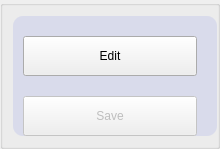
    <widget class="ISTAR::GUI::GroupBox" name="sideGroup">
     <property name="minimumSize">
      <size>
       <width>220</width>
       <height>0</height>
      </size>
     </property>
     <property name="maximumSize">
      <size>
       <width>220</width>
       <height>16777215</height>
      </size>
     </property>
     <layout class="QVBoxLayout" name="sideOuter">
      <property name="spacing">
       <number>0</number>
      </property>
      <property name="leftMargin">
       <number>10</number>
      </property>
      <property name="topMargin">
       <number>10</number>
      </property>
      <property name="rightMargin">
       <number>0</number>
      </property>
      <property name="bottomMargin">
       <number>10</number>
      </property>
      <item>
       <widget class="QWidget" name="contentWidget" native="true">
        <property name="styleSheet">
         <string>QWidget#contentWidget{background-color:#D9DBEB;border-radius:10px;}</string>
        </property>
        <layout class="QVBoxLayout" name="btnLayout">
         <property name="spacing">
          <number>20</number>
         </property>
         <property name="leftMargin">
          <number>10</number>
         </property>
         <property name="topMargin">
          <number>20</number>
         </property>
         <property name="rightMargin">
          <number>20</number>
         </property>
         <property name="bottomMargin">
          <number>0</number>
         </property>
         <item>
          <widget class="ISTAR::GUI::EffectButton" name="btnEdit">
           <property name="minimumSize">
            <size>
             <width>0</width>
             <height>40</height>
            </size>
           </property>
           <property name="text">
            <string>Edit</string>
           </property>
          </widget>
         </item>
         <item>
          <widget class="ISTAR::GUI::EffectButton" name="btnSave">
           <property name="enabled">
            <bool>false</bool>
           </property>
           <property name="minimumSize">
            <size>
             <width>0</width>
             <height>40</height>
            </size>
           </property>
           <property name="text">
            <string>Save</string>
           </property>
          </widget>
         </item>
         <item>
          <spacer name="verticalSpacer">
           <property name="orientation">
            <enum>Qt::Vertical</enum>
           </property>
           <property name="sizeHint" stdset="0">
            <size>
             <width>0</width>
             <height>0</height>
            </size>
           </property>
          </spacer>
         </item>
        </layout>
       </widget>
      </item>
     </layout>
    </widget>
